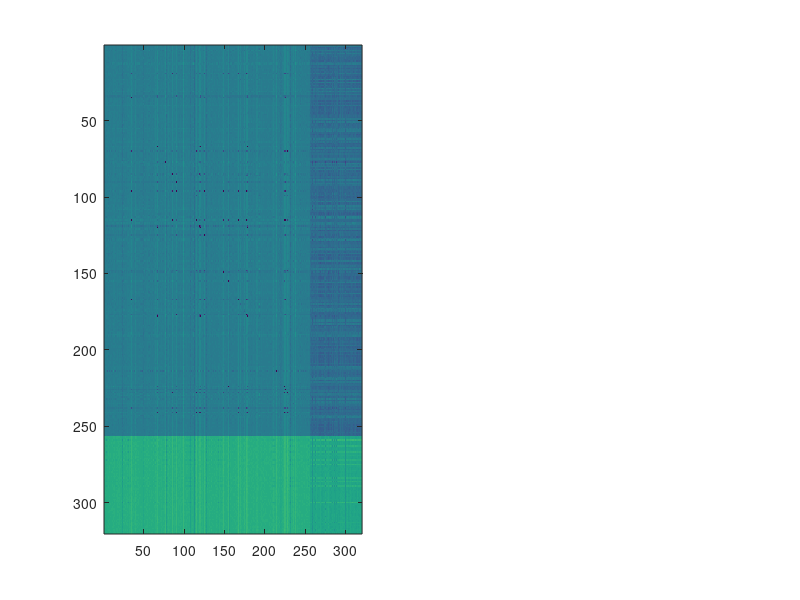

Write the MATLAB code that produced this figure. (Note: this script raises an error after producing the figure.)
clear;
close all;
clc;
%% Display connectivity matrices
wh_fc = dlmread('fcRNN_weights_Wh40.csv');
wh_st = dlmread('stRNN_weights_Wh35.csv');

figure;
subplot(1,2,1); 
imagesc((-wh_fc),[-1,1]); colormap(redblue); title('fc-RNN');
axis square;

subplot(1,2,2); 
imagesc((-wh_st), [-1,1]); colormap(redblue); title('st-RNN');
axis square;